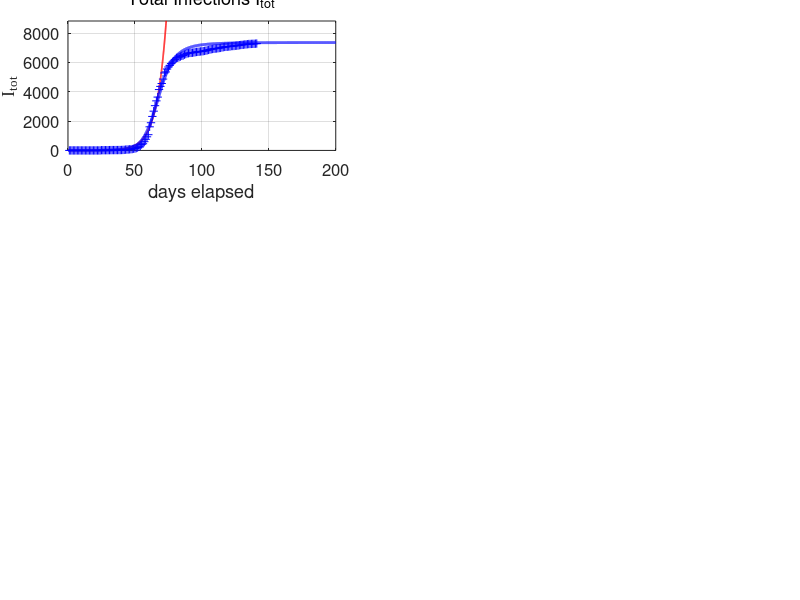

Here is the MATLAB script that generated this plot: (Note: this script raises an error after producing the figure.)
% covid19AUS.m

% Revised:  2020 05 16

% Mathemtatical model for the spread of the covid19 virus
% Model for AUSTRALIAL spread of virus
% Data from https://www.worldometers.info/coronavirus/
% Date file:  covid19.mat  variable covid19
% Model specified by the variables in the INPUT SECTION of the Script

% DOING PHYSICS WITH MATLAB: 
%   ../mphome.htm
% Documentation
%   http://www.physics.usyd.edu.au/teach_res/mp/doc/sird19EA.htm
% Download Scripts
%   http://www.physics.usyd.edu.au/teach_res/mp/mscripts/

% Ian Cooper
% email: matlabvisualphysics@gmail.com
% Matlab 2019b

% Populations: Data d / Model
% Susceptible individuals:  Sd  S
% Active infections (currently infected);  Id  I
% Removed Rm
% Recovered:  Rd  R
% Dead:  Dd  D


close all
clear
clc

global Imax Rmax Dmax ITmax Smax

% DATA  ===============================================================
load('covid19.mat')
Ndays  = find(covid19 == 0,1) - 1;  

% save covid19.mat covid19

% DATA: variable covid19
% Col 1: World   Id   Currently Infected Cases
% Col 2: World   Rd   Recovered
% Col 3: World   Dd   Deaths

% Data for China with Script svr19CHINA.m
% Col 4: China   Total infected cases
% Col 5: China   Currently Infected Cases
% Col 6: China   Deaths
% Col 7: USA     Total infected cases
% Col 8: USA     Currently infected cases
% Col 9: USA     Deaths
% Col 10: AUST     Total infected cases
% Col 11: AUST     Currently infected cases
% Col 12: AUST     Deaths
% Col 13: IND     Total infected cases
% Col 14: IND     Currently infected cases
% Col 15: IND     Deaths

% DATA: Id Rd Dd / Number of data days for COVID19  
  Idtot  = covid19(1:Ndays,10);
  Id     = covid19(1:Ndays,11);
  Dd     = covid19(1:Ndays,12);  
     
  Rd = Idtot - Id - Dd;
  Idmax = max(Id);
  Rdmax = max(Rd);
  Ddmax = max(Dd);
  ITdmax = max(Idtot);

% MODEL INPUT PARAMETERS  ============================================
% Model: number of time steps 
  num = 5000;
% Maximum number of days for model   [200]
  tMax = 200;

% Initial number of infections   [0.004] 
  I = zeros(num,1);
  I(1) = 3.5e-5;
% Adjustable model parameters  
% S --> I  [0.38] 
  a = 0.19;
% I --> Rm  [0.036]
  b = 0.05;
% Population scaling factor
  f = 6e3;
% Time index
  t_index = 77; 
% Exponential growth
     th = 5; t0 = 35; 
% Starting Date
  zSTART = datenum([2020 1 22]);

% SETUP  ==============================================================
% Time [days]
  t = linspace(0,tMax,num)';
  dt = t(2) - t(1);
% Exponential growth
  k = log(2)/th;
  v0 = 177400/exp(k*60);
  v = v0.*exp(k*(t - t0));

% Model: S  D  R  
  S  = zeros(num,1);
  Rm = zeros(num,1);
    
% Model: Initial values for populations
  S(1) = 1;
  
% MODEL: Time Evolution  ==============================================
for n = 1:num-1
  dS = -a*S(n)*I(n)*dt;
  dI = -dS;
  dRm = b*I(n)*dt;
  S(n+1) =  S(n) + dS;
   
  if n == 1200; S(n+1) = 1.2; end
%  if n == 3250; S(n+1) = 0.3; end
  
  I(n+1) =  I(n) + dI - dRm;
  Rm(n+1) = Rm(n)+ dRm;
end
  
 I = f.*I;
  Rm = f.*Rm;
  D0 = 122;
  k0 = 2.8e-4;
  D = D0.*(1 - exp(-k0.*Rm));
  R = Rm - D;
  Itot = I + Rm;


  Imax = max(I);
  Rmax = max(R);
  Dmax = max(D);
  Smax = max(S);
  ITmax = max(Itot);
    
% Percentages: model
  pI = 100*I(end) / Itot(end);
  pR = 100*R(end) / Itot(end);
  pD = 100*D(end) / Itot(end);
  
% Percentages: Data
  pId = 100*Id(end) / Idtot(end);
  pRd = 100*Rd(end) / Idtot(end);
  pDd = 100*Dd(end) / Idtot(end);
  

% *********************************************************************  
% GRAPHICS
% ********************************************************************* 

figure(1)
  set(gcf,'units','normalized');
  set(gcf,'position',[0.02 0.02 0.435 0.80]);
  set(gcf,'color','w');

subplot(3,2,1)   % Total infections
    xP = t(1:2500);
    yP = v(1:2500);
    plot(xP,yP,'r','linewidth',1.2)
   
    hold on
    xP = 1: Ndays;
    yP = Idtot; 
    plot(xP,yP,'b+')
    hold on
    xP = t; yP = Itot;
    plot(xP,yP,'b','linewidth',2)
    
    ylim([0 1.2*ITmax])
    grid on
    xlabel('days elapsed')
    ylabel('I_{tot}','FontName','Times New Roman')
    title('Total Infections I_{tot}','fontweight','normal');
    set(gca,'fontsize',12)  
    set(gca,'Position', [0.0850 0.7093+0.04 0.3347 0.2157]);
    yMax = ylim;
    z = yMax(2);
    plotMonths(z)
  
subplot(3,2,2)  % INFECTIONS
    xP = 1: Ndays;
    yP = Id;
    plot(xP,yP,'b+')   
    hold on
    
%     xP = t_index; yP = Id(t_index);
%     plot(xP,yP,'bo','markerfacecolor','b','markersize',8)
    
    xP = t; yP = I;
    plot(xP,yP,'b','linewidth',2)
   
    grid on
    title('Active Infections  I','fontweight','normal')
    ylabel('I','FontName','Times New Roman') 
    xlabel('days elapsed')
    set(gca,'fontsize',12)
    set(gca,'Position', [0.5703-0.04 0.7093+0.04 0.3347 0.2157]);
    yMax = ylim;
    z = yMax(2);
    plotMonths(z)
    
    
subplot(3,2,3)   % RECOVERIES
    xP = 1: Ndays;
    yP = Rd; 
    plot(xP,yP,'k+')
    hold on
 
%     xP = t_index; yP = Rd(t_index);
%     plot(xP,yP,'ko','markerfacecolor','k','markersize',8)
%     
    xP = t; yP = R;
    plot(xP,yP,'k','linewidth',2)
    
    grid on
    ylabel('R')
    xlabel('days elapsed')
    title('Recoveries  R','fontweight','normal')
    set(gca,'fontsize',12)
    set(gca,'Position', [0.0800 0.4096+0.04 0.3347 0.2157]);
    yMax = ylim;
    z = yMax(2);
    plotMonths(z)
    
 
 subplot(3,2,4)    % DEATHS
    xP = 1: Ndays;
    yP = Dd; 
    plot(xP,yP,'r+')
    hold on
 
%     xP = t_index; yP = Dd(t_index);
%     plot(xP,yP,'ro','markerfacecolor','r','markersize',8)
    
    xP = t; yP = D;
    plot(xP,yP,'r','linewidth',2)
    
    grid on
    ylabel('D')
    xlabel('days elapsed')
    title('Deaths  D','fontweight','normal')
    set(gca,'fontsize',12) 
    set(gca,'Position', [0.5703-0.04 0.4096+0.04 0.3347 0.2157]);
    yMax = ylim;
    z = yMax(2);
    plotMonths(z)
 

 subplot(3,2,5)
    xP = t; yP = S;
    plot(xP,yP,'b','linewidth',2)
    hold on
    
    xlim([0 tMax])
    ylim([0 1.1*Smax])
    grid on
    xlabel('days elapsed')
    ylabel('S') 
    title('Susceptible Population S','fontweight','normal')
    set(gca,'fontsize',12)    
    set(gca,'Position', [0.0800 0.1100+0.04 0.3347 0.2157]);   
    yMax = ylim;
    z = yMax(2);
    plotMonths(z)
    
    
subplot(3,2,6)  
   xlim([0 120])
   ylim([0 250])
   hh = 250; dh = -28;
   
   z = zSTART;
   z = datetime(z,'ConvertFrom','datenum');
   z.Format = 'dd-MMM-yyyy';
   txt = cellstr(z) ; 
   Htext = text(0,hh,txt,'fontsize',12);
   set(Htext,'color','k')
   
   hh = hh+2*dh;
   txt = 'MODEL PARAMETERS';
   text(0,hh,txt,'fontsize',12)
   
    hh = hh+dh;
   txt = sprintf('I(1) = %3.0e   f = %2.2e   a = %2.3f   b = %2.3f', I(1)/f, f,a ,b);
   text(0,hh,txt,'fontsize',12)
   
   
   hh = hh+2*dh; 
   txt = 'DATA';
   text(0,hh,txt,'fontsize',12)
   
   z = zSTART;
   z = z + Ndays;
   z = datetime(z,'ConvertFrom','datenum');
   z.Format = 'dd-MMM-yyyy';
   txt = cellstr(z) ; 
   text(20,hh,txt,'fontsize',12)
    
   hh = hh+dh;
   z1 = Id(end); z2 = Rd(end); z3 = Dd(end); z4 = z1+z2+z3;  
   txt = sprintf('I = %5.0f    R = %5.0f    D = %5.0f    I_{tot} = %5.0f', z1,z2,z3,z4);
   text(6,hh,txt,'fontsize',12)
   
   % Recoveries and Deaths
     hh = hh+dh;
     txt = sprintf('percent: Active = %2.1f  Recoveries = %2.1f    Deaths = %2.1f   ',pId,pRd,pDd);
     text(2,hh,txt,'fontsize',12)  
   
     hh = hh+2*dh; 
     txt = 'MODEL PREDICTIONS';
     text(0,hh,txt,'fontsize',12)
   
     z = zSTART;
     z = z + tMax;
     z = datetime(z,'ConvertFrom','datenum');
     z.Format = 'dd-MMM-yyyy';
     txt = cellstr(z) ; 
     text(78,hh,txt,'fontsize',12)
   
     hh = hh+dh;
     z1 = I(end); z2 = R(end); z3 = D(end); z4 = z1+z2+z3;  
     txt = sprintf('I = %5.0f    R = %5.0f    D = %5.0f    I_{tot} = %5.0f', z1,z2,z3,z4);
     text(6,hh,txt,'fontsize',12)

     hh = hh+dh;
     txt = 'Peak';
     text(10,hh,txt,'fontsize',12)
     z = find(I == Imax,1);
     z = t(z) + zSTART;
     z = datetime(z,'ConvertFrom','datenum');
     z.Format = 'dd-MMM-yyyy';
     txt = cellstr(z) ; 
     text(30,hh,txt,'fontsize',12)
   
     txt = sprintf('I_{peak} = %5.0f',Imax);
     text(80,hh,txt,'fontsize',12)
   
     hh = hh+dh;
     txt = sprintf('percent: Active = %2.1f  Recoveries = %2.1f    Deaths = %2.1f   ',pI,pR,pD);
     text(2,hh,txt,'fontsize',12)   
        
     axis off
     set(gca,'Position', [0.5703-0.08 0.1100+0.04 0.3347 0.2157]);
     
     
 figure(2)  % ----------------------------------------------------------
   set(gcf,'units','normalized');
   set(gcf,'position',[0.460 0.05 0.2 0.25]);
   set(gcf,'color','w');

   xP = Rd+Dd; yP = Dd;
   plot( xP,yP,'b+')
   hold on
   xP = Rm; yP = D;
   plot( xP,yP,'r','linewidth',2)
   grid on
   ylabel('deaths D')
   xlabel('removals R_m ')
 %  title('D = D_0 [1 - exp( - k R_m)]','fontweight','normal')
   txt = sprintf('D_0 = %2.0f', D0);
   text(5000,33,txt,'fontsize',12)
   txt = sprintf('k = %2.2e',k0);
   text(5000,15,txt,'fontsize',12)
   set(gca,'fontsize',12) 
   
     

figure(3)  % ----------------------------------------------------------
   set(gcf,'units','normalized');
   set(gcf,'position',[0.670 0.05 0.2 0.50]);
   set(gcf,'color','w');

subplot(2,1,1)   
   yP = Rd+Dd; xP = Idtot;
   plot( xP,yP,'b+')
   hold on
   yP = Rm; xP = Itot;
   plot( xP,yP,'r','linewidth',2)
   grid on
   xlabel('infections   I_{tot}')
   ylabel('removals   R_m')
   set(gca,'fontsize',12)   

 subplot(2,1,2)   
   yP = Rd+Dd; xP = Id;
   plot( xP,yP,'b+')
   hold on
   yP = Rm; xP = I;
   plot( xP,yP,'r','linewidth',2)
   grid on
   xlabel('active infections   I')
   ylabel('removals   R_m')
   set(gca,'fontsize',12)   
   
   
   
figure(9)
  set(gcf,'units','normalized');
  set(gcf,'position',[0.46 0.4 0.2 0.50]);
  set(gcf,'color','w');

  subplot(3,1,1)
    xP = Rd+Dd; yP = Dd;
   plot( xP,yP,'b+')
   hold on
   xP = Rm; yP = D;
   plot( xP,yP,'r','linewidth',2)
   grid on
   ylabel('deaths D')
   xlabel('removals R_m ')
 %  title('D = D_0 [1 - exp( - k R_m)]','fontweight','normal')
   txt = sprintf('D_0 = %2.0f', D0);
   text(5000,33,txt,'fontsize',12)
   txt = sprintf('k = %2.2e',k0);
   text(5000,15,txt,'fontsize',12)
   set(gca,'fontsize',12)
   
 subplot(3,1,2)  
   yP = Rd+Dd; xP = Id;
   plot( xP,yP,'b+')
   hold on
   yP = Rm; xP = I;
   plot( xP,yP,'r','linewidth',2)
   grid on
   xlabel('active infections   I')
   ylabel('removals   R_m')
   set(gca,'fontsize',12)   

 subplot(3,1,3)  
   yP = Rd+Dd; xP = Idtot;
   plot( xP,yP,'b+')
   hold on
   yP = Rm; xP = Itot;
   plot( xP,yP,'r','linewidth',2)
   grid on
   xlabel('infections   I_{tot}')
   ylabel('removals   R_m')
   set(gca,'fontsize',12)   

   
   
% =====================================================================
     
function  plotMonths(z)
    
     yMax = z;
     % Months
       m1 = [2020 01 22];    % day zero
       m2 = [2020 02  1];    % Feb
       m3 = [2020 03  1];    % Mar
       m4 = [2020 04  1];    % Apr
       m5 = [2020 05  1];    % May
       m6 = [2020 06  1];    % Jun
       m7 = [2020 07  1];    % Jul
       m8 = [2020 08  1];    % Aug
   
      tm(1) = datenum(m1);
      tm(2) = datenum(m2) - tm(1);
      tm(3) = datenum(m3) - tm(1);
      tm(4) = datenum(m4) - tm(1);
      tm(5) = datenum(m5) - tm(1);
      tm(6) = datenum(m6) - tm(1);
      tm(7) = datenum(m7) - tm(1);
      tm(8) = datenum(m8) - tm(1);
      
      for n = 2:8
        plot([tm(n), tm(n)], [0, yMax],'linewidth',1,'color', [0.5 0.5 0.5]);
        hold on
      end
      
      ys = 0.9;
      text(22, ys*yMax,'F')
      text(52, ys*yMax,'M')
      text(82, ys*yMax,'A')
      text(112,ys*yMax,'M')
      text(142,ys*yMax,'J')
      text(172,ys*yMax,'J')
      
   end
   